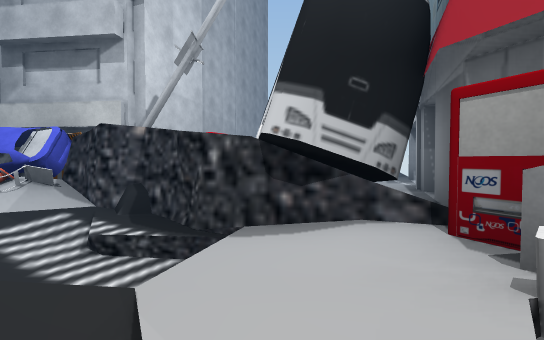
view 1 (above)

18 first-person views from a walk through a Unity game level. The camera is 1.2 m above the floor, tilts 2° down and sees 85° across. The floor is counted in squares, 2 m on a side. Each view is taken from the middle of a square. On the plan, view 1 faces up. The plan holds only what a view shows up to about 9 squares ahead; the rest is blank. The place goes on beyond the plan. The player character is not drawn. Some animated figures are not drawn. Some surface patterns are stand-ins.

view 2
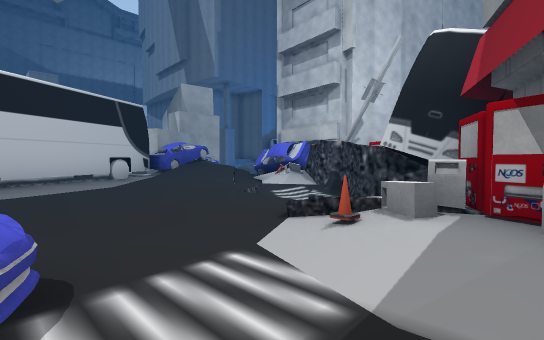

view 3
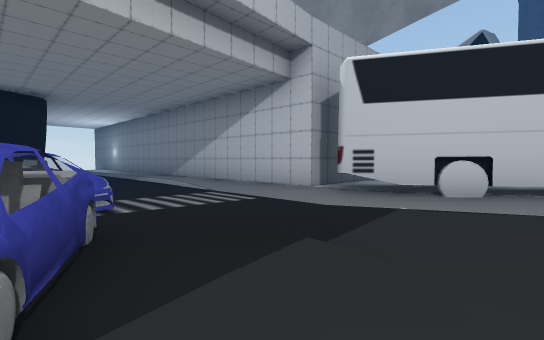

view 4
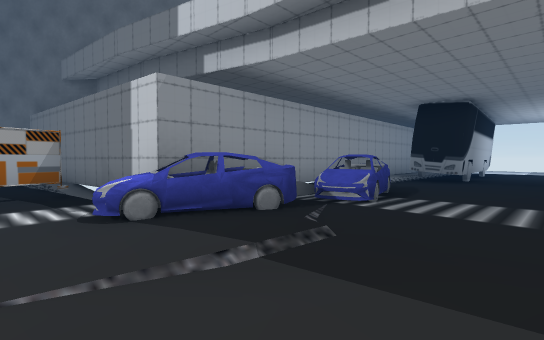

view 5
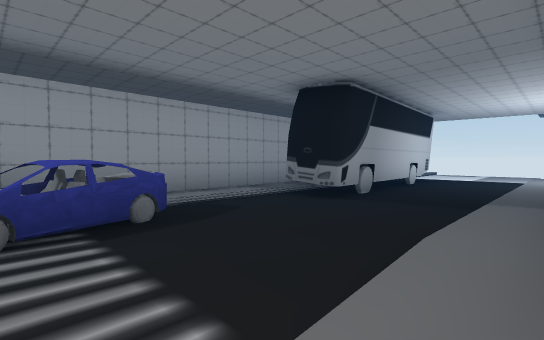

view 6
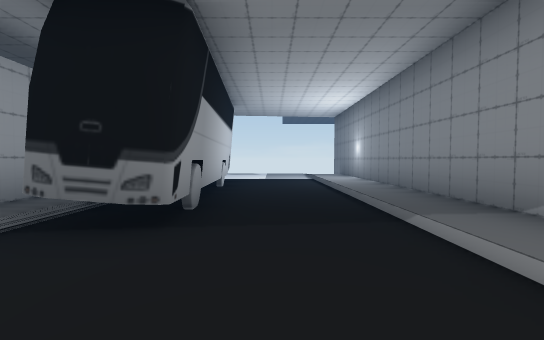

view 7
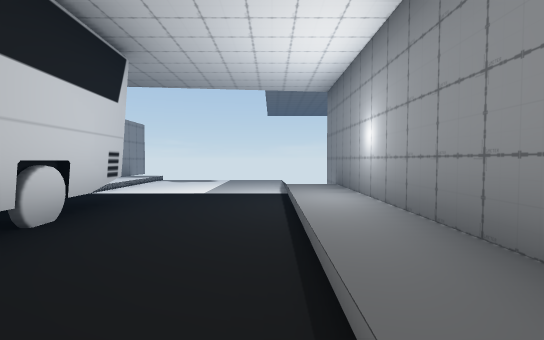

view 8
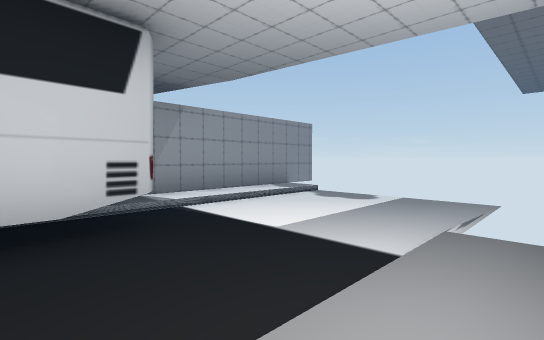

view 9
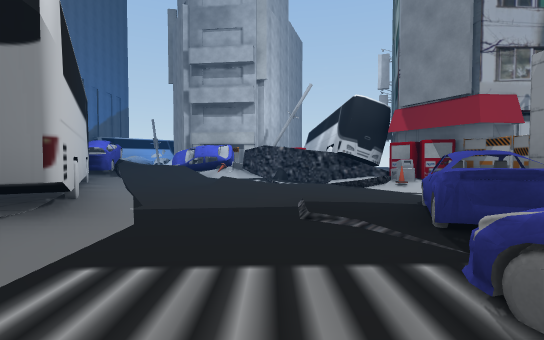

view 10
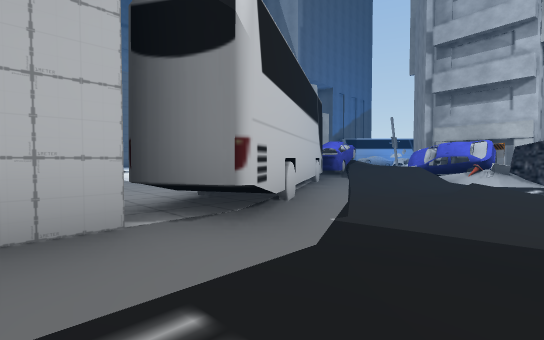

view 11
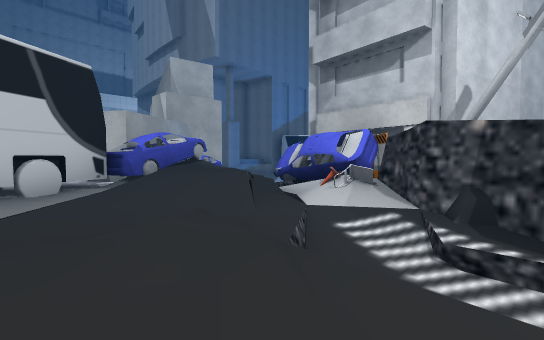

view 12
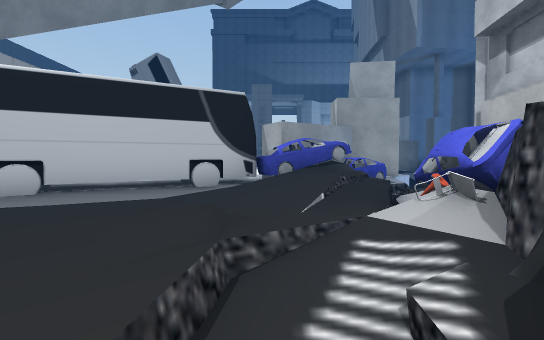

view 13
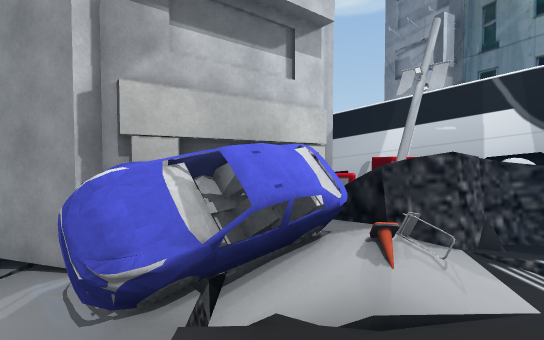

view 14
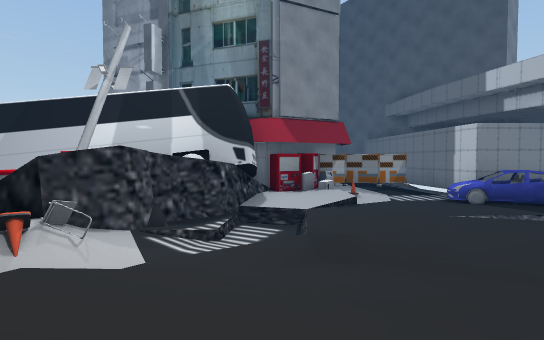

view 15
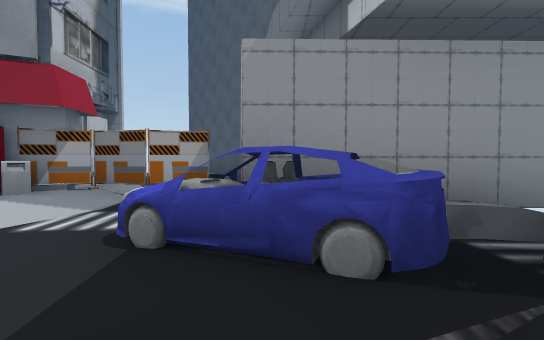

view 16
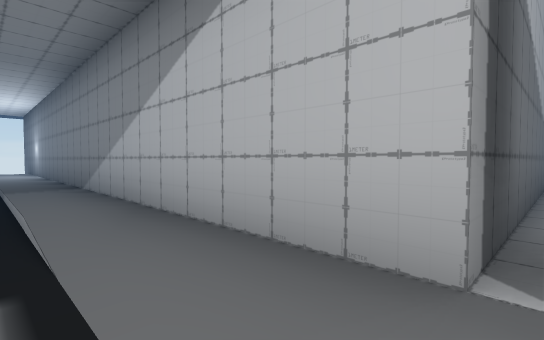

view 17
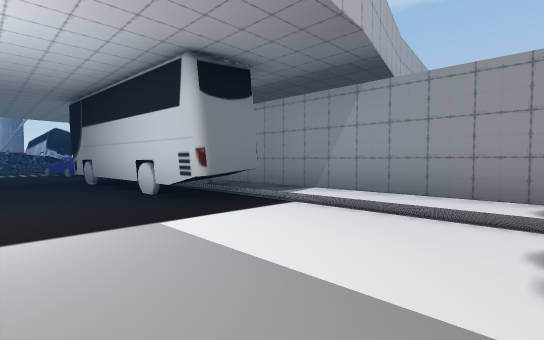

view 18
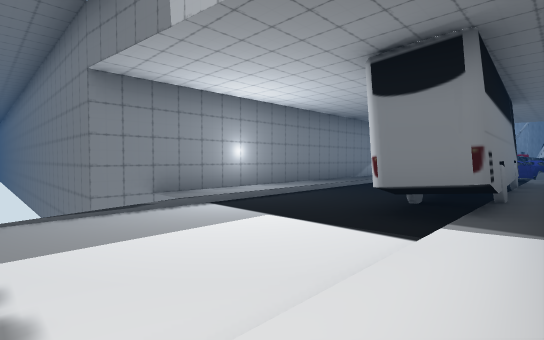

### Floor plan
Key: @ floor where view 1 was taken; # wall or solid block; x gap in a wall; . main floor; : floor 0.25 m higher than the main floor; / step, stairs or slope; = window, fence, low wall or low ledge; ^ raised ledge; S streetlight; B bus; U building; I bin; O other object.
Columns run from 9 left of view 1 to 5 right of it. Each row starts with its distance up from view 1.
  6 ^^ ^###OO#
  5 O^ OOO^SOB #
  4 OOO^OOO##B #
  3  #O/// ##BBU
  2  #B////==/:U
  1  ^#:/.//./IUUU
  0  ^B#.....@OIOU
 -1   ^#/.......O.
 -2   ^##....O..O##
 -3 ^^^B##...O####
 -4 ^^^^x/...O#
 -5     #:..OO#
 -6     #:...=#
 -7     #:....#
 -8     #:....#
 -9     #:....#
-10     #:..###
-11     #:..###
-12     #:..##
-13     #:..##
-14     #:..###
-15     #:...B#
-16     #:.../##
-17     ##.../:#
-18     ##.../:#
-19       .../:#
-20           ##

Positions as (right, up) in squares from view 1, and headings:
1: (0, 0), facing up
2: (2, -2), facing up-left
3: (0, -1), facing down-left
4: (-3, -1), facing down-right
5: (-4, -5), facing down-right
6: (-2, -7), facing down
7: (-3, -11), facing down
8: (-4, -14), facing down-right
9: (-2, -6), facing up
10: (-2, -5), facing up-left
11: (-1, 0), facing up-left
12: (0, 2), facing left
13: (-6, 3), facing up-right
14: (-6, 2), facing right
15: (-2, -3), facing right
16: (-3, -4), facing down-left
17: (-3, -19), facing up-right
18: (1, -19), facing up-left
